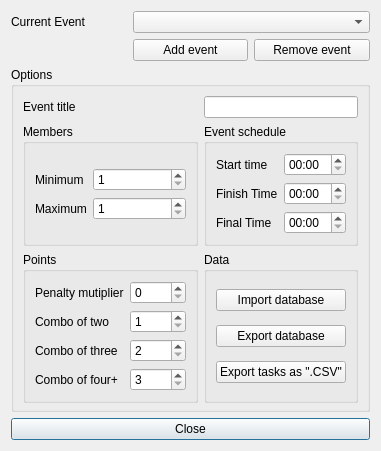
<?xml version="1.0" encoding="UTF-8"?>
<ui version="4.0">
 <class>Gui_Event</class>
 <widget class="QDialog" name="Gui_Event">
  <property name="geometry">
   <rect>
    <x>0</x>
    <y>0</y>
    <width>381</width>
    <height>416</height>
   </rect>
  </property>
  <property name="windowTitle">
   <string>Event options</string>
  </property>
  <property name="windowIcon">
   <iconset resource="resources.qrc">
    <normaloff>:/icons/events_48</normaloff>:/icons/events_48</iconset>
  </property>
  <layout class="QGridLayout" name="gridLayout">
   <item row="2" column="0" colspan="3">
    <widget class="QGroupBox" name="groupMisc">
     <property name="title">
      <string>Options</string>
     </property>
     <layout class="QGridLayout" name="miscLayout" columnstretch="1,0">
      <property name="bottomMargin">
       <number>6</number>
      </property>
      <item row="2" column="1">
       <widget class="QGroupBox" name="groupData">
        <property name="title">
         <string>Data</string>
        </property>
        <layout class="QVBoxLayout" name="verticalLayout">
         <item>
          <widget class="QPushButton" name="buttonImport">
           <property name="toolTip">
            <string>Import log database from a different machine (beta)</string>
           </property>
           <property name="text">
            <string>Import database</string>
           </property>
           <property name="icon">
            <iconset resource="resources.qrc">
             <normaloff>:/icons/import_16</normaloff>:/icons/import_16</iconset>
           </property>
          </widget>
         </item>
         <item>
          <widget class="QPushButton" name="buttonExport">
           <property name="toolTip">
            <string>Make a copy of the current database</string>
           </property>
           <property name="text">
            <string>Export database</string>
           </property>
           <property name="icon">
            <iconset resource="resources.qrc">
             <normaloff>:/icons/export_16</normaloff>:/icons/export_16</iconset>
           </property>
          </widget>
         </item>
         <item>
          <widget class="QPushButton" name="buttonExportCSV">
           <property name="toolTip">
            <string>Export task list in CSV format</string>
           </property>
           <property name="text">
            <string>Export tasks as &quot;.CSV&quot;</string>
           </property>
           <property name="icon">
            <iconset resource="resources.qrc">
             <normaloff>:/icons/export_16</normaloff>:/icons/export_16</iconset>
           </property>
          </widget>
         </item>
        </layout>
       </widget>
      </item>
      <item row="1" column="1">
       <widget class="QGroupBox" name="groupTime">
        <property name="title">
         <string>Event schedule</string>
        </property>
        <layout class="QGridLayout" name="timeLayout">
         <item row="0" column="1">
          <widget class="QLabel" name="startTimeLabel">
           <property name="text">
            <string>Start time</string>
           </property>
          </widget>
         </item>
         <item row="1" column="2">
          <widget class="QTimeEdit" name="finishTime">
           <property name="toolTip">
            <string>Time from which penalty is being calculated</string>
           </property>
           <property name="currentSection">
            <enum>QDateTimeEdit::HourSection</enum>
           </property>
           <property name="displayFormat">
            <string>HH:mm</string>
           </property>
          </widget>
         </item>
         <item row="0" column="2">
          <widget class="QTimeEdit" name="startTime">
           <property name="toolTip">
            <string>Start time of the event</string>
           </property>
           <property name="currentSection">
            <enum>QDateTimeEdit::HourSection</enum>
           </property>
           <property name="displayFormat">
            <string>HH:mm</string>
           </property>
          </widget>
         </item>
         <item row="2" column="2">
          <widget class="QTimeEdit" name="finalTime">
           <property name="toolTip">
            <string>Team is disqualified after this time</string>
           </property>
           <property name="currentSection">
            <enum>QDateTimeEdit::HourSection</enum>
           </property>
           <property name="displayFormat">
            <string>HH:mm</string>
           </property>
          </widget>
         </item>
         <item row="2" column="1">
          <widget class="QLabel" name="finalTimeLabel">
           <property name="text">
            <string>Final Time</string>
           </property>
          </widget>
         </item>
         <item row="1" column="1">
          <widget class="QLabel" name="finishTimeLabel">
           <property name="text">
            <string>Finish Time</string>
           </property>
          </widget>
         </item>
        </layout>
       </widget>
      </item>
      <item row="1" column="0">
       <widget class="QGroupBox" name="groupBox">
        <property name="title">
         <string>Members</string>
        </property>
        <layout class="QFormLayout" name="formLayout">
         <property name="formAlignment">
          <set>Qt::AlignLeading|Qt::AlignLeft|Qt::AlignVCenter</set>
         </property>
         <item row="0" column="0">
          <widget class="QLabel" name="minLabel">
           <property name="text">
            <string>Minimum</string>
           </property>
          </widget>
         </item>
         <item row="0" column="1">
          <widget class="QSpinBox" name="min">
           <property name="toolTip">
            <string>Minimum members in a team</string>
           </property>
           <property name="minimum">
            <number>1</number>
           </property>
          </widget>
         </item>
         <item row="1" column="0">
          <widget class="QLabel" name="maxLabel">
           <property name="text">
            <string>Maximum</string>
           </property>
          </widget>
         </item>
         <item row="1" column="1">
          <widget class="QSpinBox" name="max">
           <property name="toolTip">
            <string>Maximum members in a team</string>
           </property>
           <property name="minimum">
            <number>1</number>
           </property>
          </widget>
         </item>
        </layout>
       </widget>
      </item>
      <item row="0" column="1">
       <widget class="QLineEdit" name="titleEdit"/>
      </item>
      <item row="0" column="0">
       <widget class="QLabel" name="titleLabel">
        <property name="text">
         <string>Event title</string>
        </property>
       </widget>
      </item>
      <item row="2" column="0">
       <widget class="QGroupBox" name="groupPoints">
        <property name="title">
         <string>Points</string>
        </property>
        <layout class="QGridLayout" name="pointsLayout">
         <item row="3" column="1">
          <widget class="QSpinBox" name="dCombo">
           <property name="toolTip">
            <string>Points for three tasks in one picture</string>
           </property>
           <property name="minimum">
            <number>2</number>
           </property>
          </widget>
         </item>
         <item row="3" column="0">
          <widget class="QLabel" name="dComboLabel">
           <property name="text">
            <string>Combo of three</string>
           </property>
          </widget>
         </item>
         <item row="5" column="1">
          <widget class="QSpinBox" name="tCombo">
           <property name="toolTip">
            <string>Points for four or more tasks in one picture</string>
           </property>
           <property name="minimum">
            <number>3</number>
           </property>
          </widget>
         </item>
         <item row="5" column="0">
          <widget class="QLabel" name="tComboLabel">
           <property name="text">
            <string>Combo of four+</string>
           </property>
          </widget>
         </item>
         <item row="1" column="1">
          <widget class="QSpinBox" name="sCombo">
           <property name="toolTip">
            <string>Points for two tasks in one picture</string>
           </property>
           <property name="minimum">
            <number>1</number>
           </property>
          </widget>
         </item>
         <item row="1" column="0">
          <widget class="QLabel" name="sComboLabel">
           <property name="text">
            <string>Combo of two</string>
           </property>
          </widget>
         </item>
         <item row="0" column="1">
          <widget class="QSpinBox" name="penalty">
           <property name="toolTip">
            <string>Penalty points for every minute past finish time</string>
           </property>
          </widget>
         </item>
         <item row="0" column="0">
          <widget class="QLabel" name="penaltyLabel">
           <property name="text">
            <string>Penalty mutiplier</string>
           </property>
          </widget>
         </item>
        </layout>
       </widget>
      </item>
     </layout>
    </widget>
   </item>
   <item row="0" column="1" colspan="2">
    <widget class="QComboBox" name="eventCombo"/>
   </item>
   <item row="0" column="0">
    <widget class="QLabel" name="currentEventLabel">
     <property name="text">
      <string>Current Event</string>
     </property>
    </widget>
   </item>
   <item row="3" column="0" colspan="3">
    <widget class="QPushButton" name="buttonClose">
     <property name="text">
      <string>Close</string>
     </property>
     <property name="icon">
      <iconset resource="resources.qrc">
       <normaloff>:/icons/close_16</normaloff>:/icons/close_16</iconset>
     </property>
     <property name="default">
      <bool>true</bool>
     </property>
    </widget>
   </item>
   <item row="1" column="2">
    <widget class="QPushButton" name="buttonRemove">
     <property name="text">
      <string>Remove event</string>
     </property>
     <property name="icon">
      <iconset resource="resources.qrc">
       <normaloff>:/icons/team_delete_16</normaloff>:/icons/team_delete_16</iconset>
     </property>
    </widget>
   </item>
   <item row="1" column="1">
    <widget class="QPushButton" name="buttonAdd">
     <property name="text">
      <string>Add event</string>
     </property>
     <property name="icon">
      <iconset resource="resources.qrc">
       <normaloff>:/icons/team_add_16</normaloff>:/icons/team_add_16</iconset>
     </property>
    </widget>
   </item>
  </layout>
 </widget>
 <resources>
  <include location="resources.qrc"/>
 </resources>
 <connections/>
</ui>
